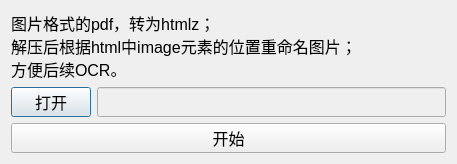
<?xml version="1.0" encoding="UTF-8"?>
<ui version="4.0">
 <class>HtmlImgRenameDlg</class>
 <widget class="QDialog" name="HtmlImgRenameDlg">
  <property name="geometry">
   <rect>
    <x>0</x>
    <y>0</y>
    <width>457</width>
    <height>153</height>
   </rect>
  </property>
  <property name="font">
   <font>
    <pointsize>12</pointsize>
   </font>
  </property>
  <property name="windowTitle">
   <string>html中图片重命名</string>
  </property>
  <layout class="QGridLayout" name="gridLayout">
   <item row="0" column="0">
    <widget class="QLabel" name="label">
     <property name="font">
      <font>
       <pointsize>12</pointsize>
      </font>
     </property>
     <property name="text">
      <string>图片格式的pdf，转为htmlz；
解压后根据html中image元素的位置重命名图片；
方便后续OCR。</string>
     </property>
    </widget>
   </item>
   <item row="1" column="0">
    <layout class="QHBoxLayout" name="horizontalLayout">
     <item>
      <widget class="QPushButton" name="btnOpen">
       <property name="minimumSize">
        <size>
         <width>0</width>
         <height>30</height>
        </size>
       </property>
       <property name="font">
        <font>
         <pointsize>12</pointsize>
        </font>
       </property>
       <property name="text">
        <string>打开</string>
       </property>
      </widget>
     </item>
     <item>
      <widget class="QLineEdit" name="lineEditFilePath">
       <property name="enabled">
        <bool>false</bool>
       </property>
       <property name="minimumSize">
        <size>
         <width>0</width>
         <height>30</height>
        </size>
       </property>
       <property name="font">
        <font>
         <pointsize>12</pointsize>
        </font>
       </property>
      </widget>
     </item>
    </layout>
   </item>
   <item row="2" column="0">
    <widget class="QPushButton" name="btnProcess">
     <property name="minimumSize">
      <size>
       <width>0</width>
       <height>30</height>
      </size>
     </property>
     <property name="font">
      <font>
       <pointsize>12</pointsize>
      </font>
     </property>
     <property name="text">
      <string>开始</string>
     </property>
    </widget>
   </item>
  </layout>
 </widget>
 <resources/>
 <connections/>
</ui>
